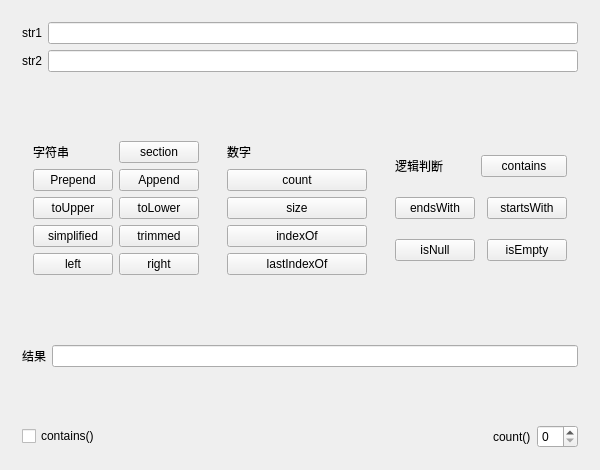
<?xml version="1.0" encoding="UTF-8"?>
<ui version="4.0">
 <class>MainWindow</class>
 <widget class="QMainWindow" name="MainWindow">
  <property name="geometry">
   <rect>
    <x>0</x>
    <y>0</y>
    <width>600</width>
    <height>470</height>
   </rect>
  </property>
  <property name="windowTitle">
   <string>MainWindow</string>
  </property>
  <widget class="QWidget" name="centralWidget">
   <layout class="QVBoxLayout" name="verticalLayout_2">
    <item>
     <widget class="QWidget" name="widget" native="true">
      <layout class="QGridLayout" name="gridLayout">
       <item row="1" column="1">
        <widget class="QLineEdit" name="str2Edit"/>
       </item>
       <item row="1" column="0">
        <widget class="QLabel" name="label_2">
         <property name="text">
          <string>str2</string>
         </property>
        </widget>
       </item>
       <item row="0" column="0">
        <widget class="QLabel" name="label">
         <property name="text">
          <string>str1</string>
         </property>
        </widget>
       </item>
       <item row="0" column="1">
        <widget class="QLineEdit" name="str1Edit"/>
       </item>
      </layout>
     </widget>
    </item>
    <item>
     <spacer name="verticalSpacer">
      <property name="orientation">
       <enum>Qt::Vertical</enum>
      </property>
      <property name="sizeHint" stdset="0">
       <size>
        <width>20</width>
        <height>60</height>
       </size>
      </property>
     </spacer>
    </item>
    <item>
     <widget class="QWidget" name="widget_7" native="true">
      <layout class="QGridLayout" name="gridLayout_5">
       <item row="0" column="1">
        <widget class="QWidget" name="widget_3" native="true">
         <layout class="QVBoxLayout" name="verticalLayout">
          <item>
           <widget class="QLabel" name="label_4">
            <property name="text">
             <string>数字</string>
            </property>
           </widget>
          </item>
          <item>
           <widget class="QPushButton" name="btnCount">
            <property name="text">
             <string>count</string>
            </property>
           </widget>
          </item>
          <item>
           <widget class="QPushButton" name="btnSize">
            <property name="text">
             <string>size</string>
            </property>
           </widget>
          </item>
          <item>
           <widget class="QPushButton" name="btnIndexOf">
            <property name="text">
             <string>indexOf</string>
            </property>
           </widget>
          </item>
          <item>
           <widget class="QPushButton" name="btnLastIndexOf">
            <property name="text">
             <string>lastIndexOf</string>
            </property>
           </widget>
          </item>
         </layout>
        </widget>
       </item>
       <item row="0" column="2">
        <widget class="QWidget" name="widget_4" native="true">
         <layout class="QGridLayout" name="gridLayout_3">
          <item row="0" column="0">
           <widget class="QLabel" name="label_5">
            <property name="text">
             <string>逻辑判断</string>
            </property>
           </widget>
          </item>
          <item row="0" column="1" colspan="2">
           <widget class="QPushButton" name="btnContains">
            <property name="text">
             <string>contains</string>
            </property>
           </widget>
          </item>
          <item row="1" column="2">
           <widget class="QPushButton" name="btnStartsWith">
            <property name="text">
             <string>startsWith</string>
            </property>
           </widget>
          </item>
          <item row="2" column="2">
           <widget class="QPushButton" name="btnIsEmpty">
            <property name="text">
             <string>isEmpty</string>
            </property>
           </widget>
          </item>
          <item row="1" column="0">
           <widget class="QPushButton" name="btnEndsWith">
            <property name="text">
             <string>endsWith</string>
            </property>
           </widget>
          </item>
          <item row="2" column="0">
           <widget class="QPushButton" name="btnIsNull">
            <property name="text">
             <string>isNull</string>
            </property>
           </widget>
          </item>
         </layout>
        </widget>
       </item>
       <item row="0" column="0">
        <widget class="QWidget" name="widget_2" native="true">
         <layout class="QGridLayout" name="gridLayout_4">
          <item row="0" column="0">
           <widget class="QLabel" name="label_3">
            <property name="text">
             <string>字符串</string>
            </property>
           </widget>
          </item>
          <item row="0" column="1">
           <widget class="QPushButton" name="btnSection">
            <property name="text">
             <string>section</string>
            </property>
           </widget>
          </item>
          <item row="1" column="0">
           <widget class="QPushButton" name="btnPrepend">
            <property name="text">
             <string>Prepend</string>
            </property>
           </widget>
          </item>
          <item row="1" column="1">
           <widget class="QPushButton" name="btnAppend">
            <property name="text">
             <string>Append</string>
            </property>
           </widget>
          </item>
          <item row="2" column="0">
           <widget class="QPushButton" name="btnToUpper">
            <property name="text">
             <string>toUpper</string>
            </property>
           </widget>
          </item>
          <item row="2" column="1">
           <widget class="QPushButton" name="btnToLower">
            <property name="text">
             <string>toLower</string>
            </property>
           </widget>
          </item>
          <item row="3" column="0">
           <widget class="QPushButton" name="btnSimplified">
            <property name="text">
             <string>simplified</string>
            </property>
           </widget>
          </item>
          <item row="3" column="1">
           <widget class="QPushButton" name="btnTrimmed">
            <property name="text">
             <string>trimmed</string>
            </property>
           </widget>
          </item>
          <item row="4" column="0">
           <widget class="QPushButton" name="btnLeft">
            <property name="text">
             <string>left</string>
            </property>
           </widget>
          </item>
          <item row="4" column="1">
           <widget class="QPushButton" name="btnRight">
            <property name="text">
             <string>right</string>
            </property>
           </widget>
          </item>
         </layout>
        </widget>
       </item>
      </layout>
     </widget>
    </item>
    <item>
     <spacer name="verticalSpacer_2">
      <property name="orientation">
       <enum>Qt::Vertical</enum>
      </property>
      <property name="sizeHint" stdset="0">
       <size>
        <width>20</width>
        <height>61</height>
       </size>
      </property>
     </spacer>
    </item>
    <item>
     <widget class="QWidget" name="widget_5" native="true">
      <layout class="QHBoxLayout" name="horizontalLayout_2">
       <item>
        <widget class="QLabel" name="label_6">
         <property name="text">
          <string>结果</string>
         </property>
        </widget>
       </item>
       <item>
        <widget class="QLineEdit" name="retEdit"/>
       </item>
      </layout>
     </widget>
    </item>
    <item>
     <spacer name="verticalSpacer_3">
      <property name="orientation">
       <enum>Qt::Vertical</enum>
      </property>
      <property name="sizeHint" stdset="0">
       <size>
        <width>20</width>
        <height>60</height>
       </size>
      </property>
     </spacer>
    </item>
    <item>
     <widget class="QWidget" name="widget_6" native="true">
      <layout class="QHBoxLayout" name="horizontalLayout">
       <item>
        <widget class="QCheckBox" name="checkBox">
         <property name="text">
          <string>contains()</string>
         </property>
        </widget>
       </item>
       <item>
        <spacer name="horizontalSpacer_3">
         <property name="orientation">
          <enum>Qt::Horizontal</enum>
         </property>
         <property name="sizeHint" stdset="0">
          <size>
           <width>425</width>
           <height>20</height>
          </size>
         </property>
        </spacer>
       </item>
       <item>
        <widget class="QLabel" name="label_7">
         <property name="text">
          <string>count()</string>
         </property>
        </widget>
       </item>
       <item>
        <widget class="QSpinBox" name="spinBox"/>
       </item>
      </layout>
     </widget>
    </item>
   </layout>
  </widget>
 </widget>
 <layoutdefault spacing="6" margin="11"/>
 <resources/>
 <connections/>
</ui>
